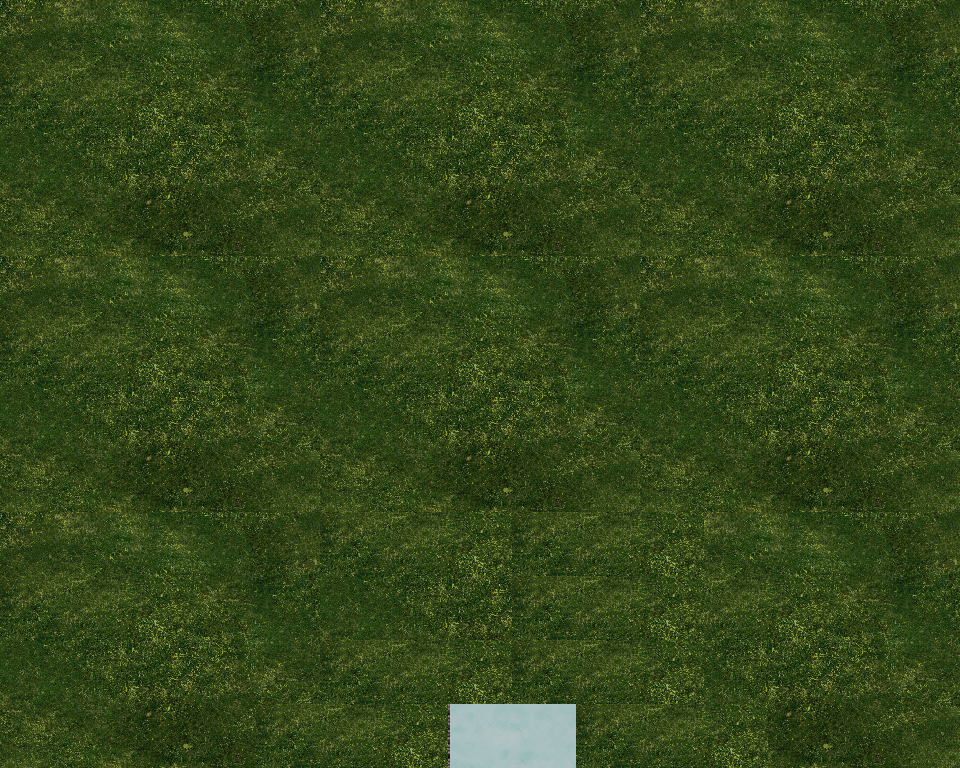

The image is a tile-based game level rendered from a .tmx file. Its description and source (layers, tilesets, objects; grid data summarised) follow:
An orthogonal 15x12 tile map with 64x64 px tiles, 2 tile layers (floor, collision), 3 tilesets and 7 objects (mainPlayer, me.LevelEntity).

<map version="1.0" orientation="orthogonal" width="15" height="12" tilewidth="64" tileheight="64">
 <tileset firstgid="1" name="area01_level_tiles" tilewidth="64" tileheight="64">
  <image source="../img/map/area01_level_tiles.png" width="1200" height="600" />
 </tileset>
 <tileset firstgid="163" name="metatiles64x64" tilewidth="64" tileheight="64">
  <image source="../img/map/metatiles64x64.png" width="320" height="64" />
 </tileset>
 <tileset firstgid="168" name="poke" tilewidth="64" tileheight="64" margin="2">
  <image source="../img/map/poke.jpg" width="914" height="4588" />
 </tileset>
 <layer name="floor" width="15" height="12">
  <data>[180 cells, 180 non-empty, 22 distinct tile ids]</data>
 </layer>
 <objectgroup name="entities" width="15" height="12">
  <object name="mainPlayer" x="448" y="576" width="64" height="64">
   <properties>
    <property name="image" value="player" />
    <property name="spriteheight" value="64" />
   </properties>
   <ellipse />
  </object>
  <object x="512" y="640" width="64">
   <ellipse />
  </object>
  <object x="448" y="704" width="64">
   <ellipse />
  </object>
  <object name="me.LevelEntity" x="448" y="704" width="128" height="64">
   <properties>
    <property name="duration" value="250" />
    <property name="fade" value="#000000" />
    <property name="to" value="main" />
   </properties>
  </object>
  <object x="-256" y="-128" />
  <object x="1600" y="-256" />
  <object x="-576" y="-128" />
 </objectgroup>
 <layer name="collision" width="15" height="12">
  <data>[180 cells, 0 non-empty, 0 distinct tile ids]</data>
 </layer>
</map>